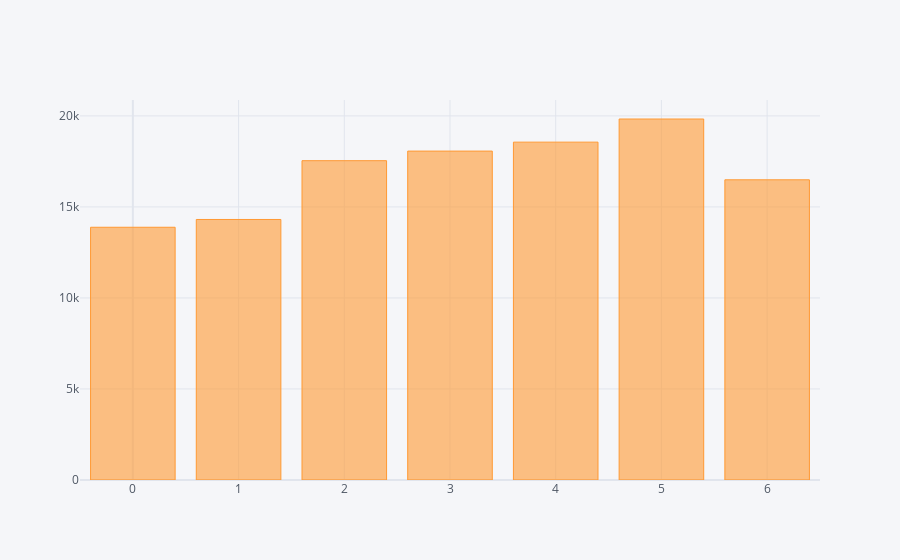

Here is the notebook cell this chart was saved with:
### Code cell
df.groupby('weekday')[['cnt']].mean().iplot(kind='bar')

### Figure 1 — Plotly figure (JSON) as saved in the notebook; plotly's stock layout.template omitted (floating-point values rounded to 4 significant figures)
{"data": [{"marker": {"color": "rgba(255, 153, 51, 0.6)", "line": {"color": "rgba(255, 153, 51, 1.0)", "width": 1}}, "name": "cnt", "orientation": "v", "text": "", "type": "bar", "x": [0, 1, 2, 3, 4, 5, 6], "y": [13880.0, 14310.0, 17540.0, 18070.0, 18560.0, 19830.0, 16490.0]}], "layout": {"legend": {"bgcolor": "#F5F6F9", "font": {"color": "#4D5663"}}, "paper_bgcolor": "#F5F6F9", "plot_bgcolor": "#F5F6F9", "title": {"font": {"color": "#4D5663"}}, "xaxis": {"gridcolor": "#E1E5ED", "showgrid": true, "tickfont": {"color": "#4D5663"}, "title": {"font": {"color": "#4D5663"}, "text": ""}, "zerolinecolor": "#E1E5ED"}, "yaxis": {"gridcolor": "#E1E5ED", "showgrid": true, "tickfont": {"color": "#4D5663"}, "title": {"font": {"color": "#4D5663"}, "text": ""}, "zerolinecolor": "#E1E5ED"}}}
